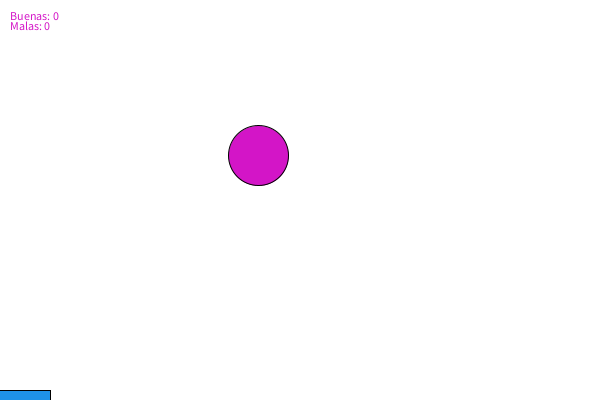
Frame 1 (no input)
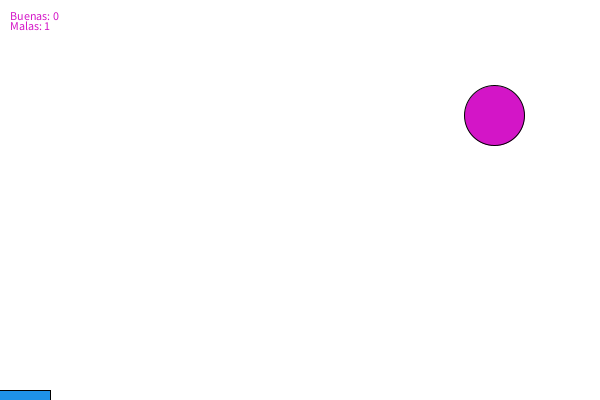
Frame 60 (the mouse pressed at the canvas centre just before this capture)
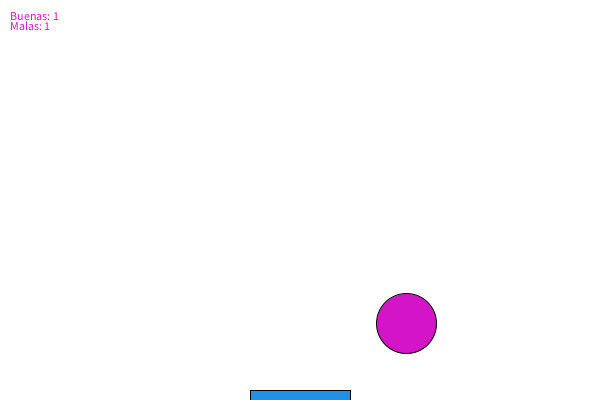
Frame 120 (the mouse held since frame 60 and released just before this capture)

The Processing sketch that drew these frames (run headless with seeded random() and noise(); from frame 60 on, the mouse is pressed at the canvas centre):

// Processing sketch: processing_76489
// ── processing_76489.pde

float posX=random(400);
float posY=random(600);

float sentidoX=4;
float sentidoY=8;

int buenas=0;
int malas= 0;

void setup(){
size(600,400);
background(255);
}

void draw (){
background(255);
fill(30,146,232);
rect (mouseX-50, height-10, 100,10);
fill(211,21,199);
ellipse (posX,posY,60,60);

posY=posY+sentidoY;
posX=posX+sentidoX;

if(posY>height-30){
sentidoY=-sentidoY;
float distancia=abs (mouseX-posY);
if  (distancia<=100) buenas=buenas+1;
else malas=malas+1;

}

if(posY-30<=0){
sentidoY=-sentidoY;
}

if(posX>=width-30){
sentidoX=-sentidoX;
}
if(posX-30<=0){
sentidoX=-sentidoX;
}

text("Buenas: "+buenas,10,20);
text("Malas: "+malas,10,30);
}
